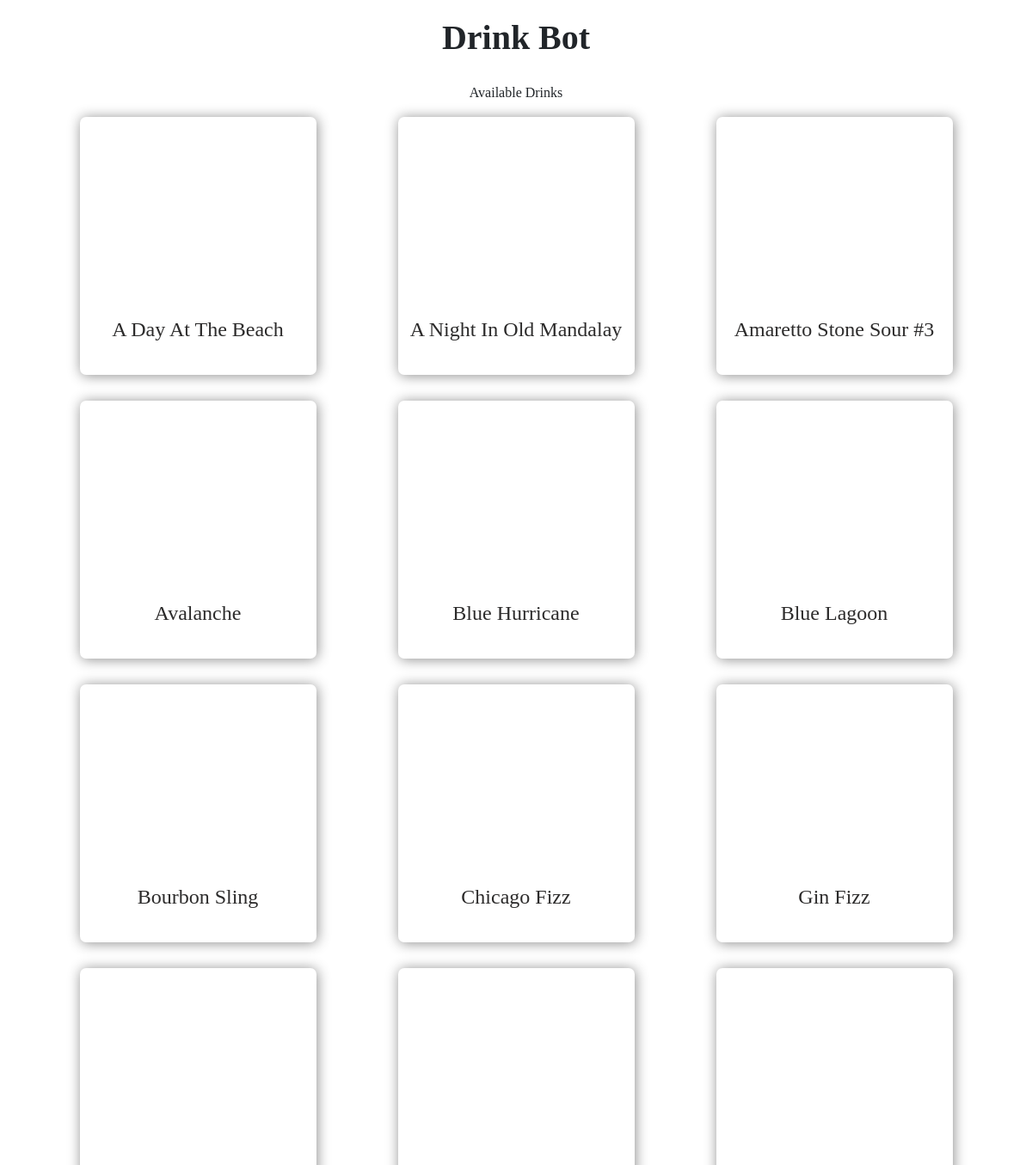
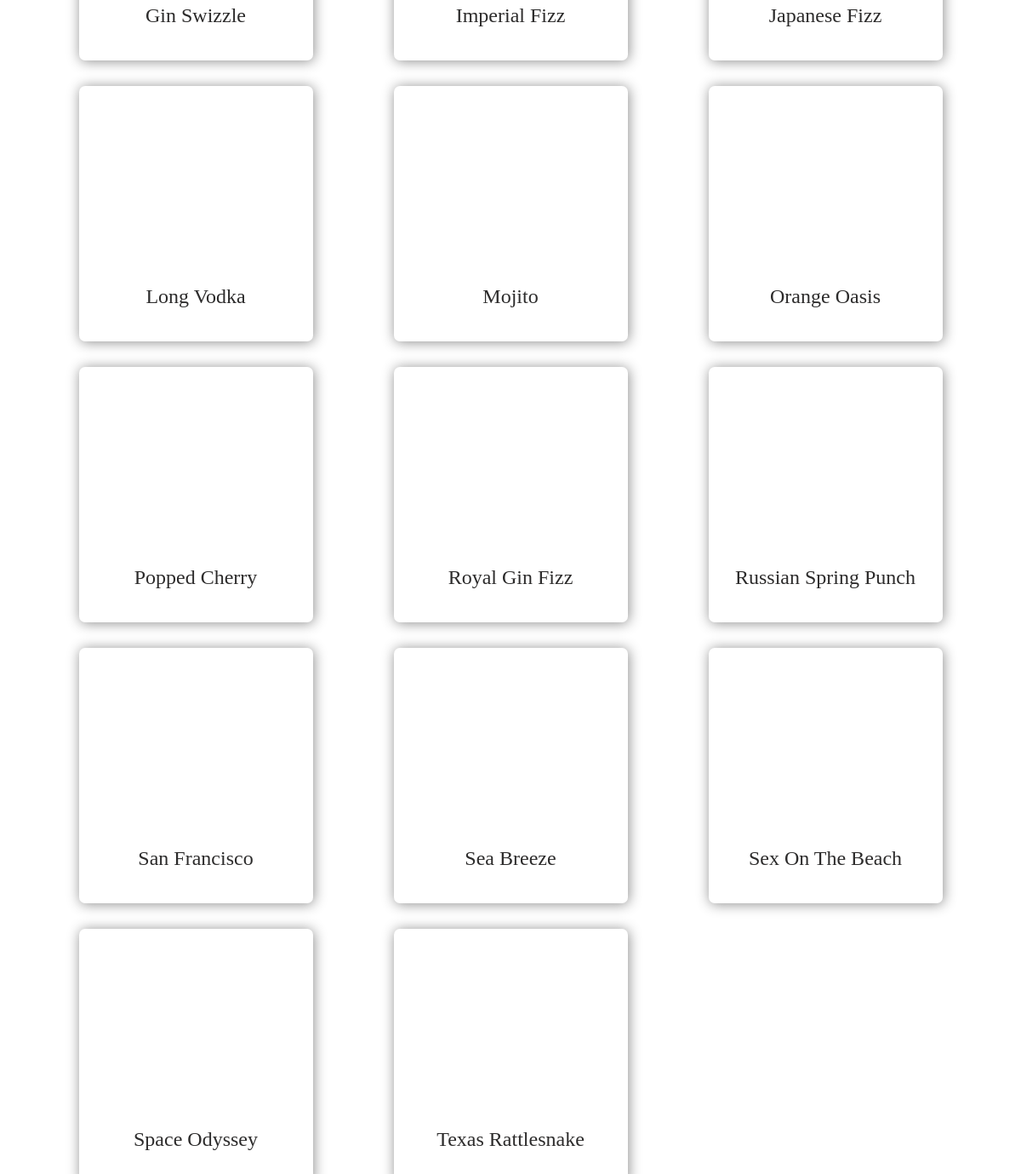
The page / on the database its author committed (2 pictures, top to bottom).
### drink_app/models.py (models this page shows, shortened)
class Drink(models.Model):
    name = models.CharField(max_length=100)
    category = models.CharField(max_length=100)
    date_modified = models.CharField(max_length=100)
    drink_alternate = models.CharField(max_length=100)
    garnish1 = models.CharField(max_length=100)
    garnish2 = models.CharField(max_length=100)
    glass = models.CharField(max_length=100)
    iba = models.CharField(max_length=100)
    ingredient1 = models.CharField(max_length=100)
    ingredient2 = models.CharField(max_length=100)
    ingredient3 = models.CharField(max_length=100)
    ingredient4 = models.CharField(max_length=100)
    ingredient5 = models.CharField(max_length=100)
    ingredient6 = models.CharField(max_length=100)
    ingredient7 = models.CharField(max_length=100)
    ingredient8 = models.CharField(max_length=100)
    instructions = models.TextField()
    measure1 = models.CharField(max_length=100)
    measure2 = models.CharField(max_length=100)
    measure3 = models.CharField(max_length=100)
    measure4 = models.CharField(max_length=100)
    measure5 = models.CharField(max_length=100)
    measure6 = models.CharField(max_length=100)
    measure7 = models.CharField(max_length=100)
    measure8 = models.CharField(max_length=100)
    non_pump_ingr1 = models.CharField(max_length=100)
    non_pump_ingr2 = models.CharField(max_length=100)
    non_pump_ingr3 = models.CharField(max_length=100)
    non_pump_meas1 = models.CharField(max_length=100)
    non_pump_meas2 = models.CharField(max_length=100)
    non_pump_meas3 = models.CharField(max_length=100)
    tags = models.CharField(max_length=100)
    thumbnail = models.URLField(max_length=300)
    mix_type = models.CharField(max_length=100)
    def get_ingrs(self):
        all_ingr = [self.ingredient1,self.ingredient2,self.ingredient3,self.ingredient4,self.ingredient5,self.ingredient6,
                self.ingredient7,self.ingredient8,self.non_pump_ingr1,self.non_pump_ingr2,self.non_pump_ingr3]
        ingredients = []
        for ingr in all_ingr:
            if ingr != 'None':
                ingredients.append(ingr)
        return ingredients
    def get_meas(self):
        all_meas = [self.measure1,self.measure2,self.measure3,self.measure4,self.measure5,self.measure6,
                self.measure7,self.measure8,self.non_pump_meas1,self.non_pump_meas2,self.non_pump_meas3]
        measures = []
        for meas in all_meas:
            if meas != 'None':
                measures.append(meas)
        return measures

### drink_app/views.py (the view, shortened to what this page needs)
# urls.py: 2. Add a URL to urlpatterns:  path('', views.home, name='home')
def home(request):
    drinks = Drink.objects.filter(mix_type__exact='shaken'
                                 ).filter(glass__exact='Highball glass'
                                 ).order_by('name')
    form = MakeDrinkForm()
    context = {
        'drinks': drinks, # the key is what is used in templates
        'loops': range(1,9) ,
        'make_drink_form': form
        }
    return render(request,'drink_app/home.html',context)

### drink_app/templates/drink_app/home.html (shortened to what this page needs)
{% extends "drink_app/base.html" %}
{% block content %}
    <div class="intro-sec">
        <div class="home-heading-div">
            <h1 class="heading1">Drink Bot</h1>
            <p class="paragraph1">Available Drinks</p>
        </div>
    </div>
    <div class="drink_select_sec">
        <div class="drink_grid_wrapper">
            <div class="drinks_grid">
                {% for drink in drinks %}
                    <a data-toggle="modal" href="#Modal{{ forloop.counter0 }}" class="drink_block">
                        <div class="image_div" style="background:url('{{drink.thumbnail}}'); background-size: cover;background-position: 50% 20%;background-repeat: no-repeat;">
                        </div>
                        <div class="drink_text_div">
                            <h2 class="drink_name">{{ drink.name|title }}</h2>
                        </div>
                    </a>
                {% endfor %}
            </div>
        </div>
    </div>
{% endblock content%}

### drink_app/templates/drink_app/base.html (shortened to what this page needs)
{% load static %}
<!doctype html>
<html lang="en">
<head>
  <link rel="stylesheet" href="https://stackpath.bootstrapcdn.com/bootstrap/4.5.0/css/bootstrap.min.css">
  <link rel="stylesheet" type="text/css" href="{% static 'drink_app/styles.css' %}">
</head>
<body class="body">
    {% block content %}{% endblock %}
</body>
</html>

### drink_app/static/drink_app/styles.css (style rules this page uses)
.paragraph1 { text-align: center; margin-top: 20px; }
.heading1 { text-align: center; margin-top: 20px; font-weight: bold; }
.body { font-family: Georgia, Times, 'Times New Roman', serif; }
.drink_block { width: 275px; height: 300px; border-radius: 7px; box-shadow: 1px 1px 15px 0 #8d8d8d; text-decoration: none !important; transition: transform 0.3s ease-in-out; }
.image_div { height: 66%; border-top-left-radius: 7px; border-top-right-radius: 7px; background-position: 50% 50%; background-size: cover; background-repeat: no-repeat; }
.drink_text_div { height: 33%; display: flex; justify-content: center; align-items: center; flex-direction: column; justify-items: center; align-content: center; }
.drinks_grid { display: grid; grid-gap: 30px; grid-template-columns: repeat(auto-fit, minmax(250px, .5fr)); grid-auto-rows: 300px; grid-auto-flow: row dense; align-content: center; justify-content: center; align-items: center; justify-items: center !important; width: 90vw; max-width: 1600px; }
.drink_select_sec { display: flex; justify-content: center; align-items: center; flex-direction: column; margin-top: 0px; margin-bottom: 40px; }
.drink_grid_wrapper { display: flex; justify-content: center; align-items: stretch; flex-direction: row; }
.drink_name { text-align: center; color: #2c2b2b; text-decoration: none; margin: 0px 10px; font-size: 24px; }
.home-heading-div { display: flex; align-content: center; justify-content: center; align-items: center; justify-items: center; flex-direction: column; }

### rows shown on the page
Drink: name "A Day At The Beach"
Drink: name "A Night In Old Mandalay"
Drink: name "Amaretto Stone Sour #3"
Drink: name "Avalanche"
Drink: name "Blue Hurricane"
Drink: name "Blue Lagoon"
Drink: name "Bourbon Sling"
Drink: name "Chicago Fizz"
Drink: name "Gin Fizz"
Drink: name "Gin Swizzle"
Drink: name "Imperial Fizz"
Drink: name "Japanese Fizz"
Drink: name "Long Vodka"
Drink: name "Mojito"
Drink: name "Orange Oasis"
Drink: name "Popped Cherry"
Drink: name "Royal Gin Fizz"
Drink: name "Russian Spring Punch"
Drink: name "San Francisco"
Drink: name "Sea Breeze"
Drink: name "Sex On The Beach"
Drink: name "Space Odyssey"
Drink: name "Texas Rattlesnake"
